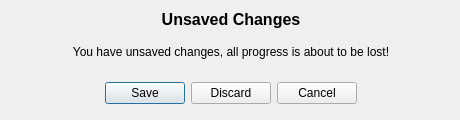
<?xml version="1.0" encoding="UTF-8"?>
<ui version="4.0">
 <class>Dialog</class>
 <widget class="QDialog" name="Dialog">
  <property name="geometry">
   <rect>
    <x>0</x>
    <y>0</y>
    <width>460</width>
    <height>120</height>
   </rect>
  </property>
  <property name="minimumSize">
   <size>
    <width>460</width>
    <height>120</height>
   </size>
  </property>
  <property name="maximumSize">
   <size>
    <width>460</width>
    <height>125</height>
   </size>
  </property>
  <property name="windowTitle">
   <string>Routinely - Unsaved Changes</string>
  </property>
  <widget class="QWidget" name="verticalLayoutWidget">
   <property name="geometry">
    <rect>
     <x>10</x>
     <y>10</y>
     <width>442</width>
     <height>101</height>
    </rect>
   </property>
   <layout class="QVBoxLayout" name="verticalLayout">
    <property name="spacing">
     <number>5</number>
    </property>
    <property name="leftMargin">
     <number>0</number>
    </property>
    <property name="topMargin">
     <number>0</number>
    </property>
    <property name="rightMargin">
     <number>0</number>
    </property>
    <property name="bottomMargin">
     <number>0</number>
    </property>
    <item>
     <widget class="QLabel" name="unsavedTitle">
      <property name="sizePolicy">
       <sizepolicy hsizetype="Preferred" vsizetype="Minimum">
        <horstretch>0</horstretch>
        <verstretch>0</verstretch>
       </sizepolicy>
      </property>
      <property name="font">
       <font>
        <family>System-ui</family>
        <pointsize>12</pointsize>
        <bold>true</bold>
       </font>
      </property>
      <property name="text">
       <string>Unsaved Changes</string>
      </property>
      <property name="alignment">
       <set>Qt::AlignmentFlag::AlignHCenter|Qt::AlignmentFlag::AlignTop</set>
      </property>
     </widget>
    </item>
    <item>
     <widget class="QLabel" name="unsavedText1">
      <property name="sizePolicy">
       <sizepolicy hsizetype="Preferred" vsizetype="Expanding">
        <horstretch>0</horstretch>
        <verstretch>0</verstretch>
       </sizepolicy>
      </property>
      <property name="text">
       <string>You have unsaved changes, all progress is about to be lost!</string>
      </property>
      <property name="alignment">
       <set>Qt::AlignmentFlag::AlignCenter</set>
      </property>
     </widget>
    </item>
    <item>
     <widget class="QDialogButtonBox" name="unsavedButtonBox">
      <property name="sizePolicy">
       <sizepolicy hsizetype="Expanding" vsizetype="Expanding">
        <horstretch>0</horstretch>
        <verstretch>0</verstretch>
       </sizepolicy>
      </property>
      <property name="orientation">
       <enum>Qt::Orientation::Horizontal</enum>
      </property>
      <property name="standardButtons">
       <set>QDialogButtonBox::StandardButton::Cancel|QDialogButtonBox::StandardButton::Discard|QDialogButtonBox::StandardButton::Save</set>
      </property>
      <property name="centerButtons">
       <bool>true</bool>
      </property>
     </widget>
    </item>
   </layout>
  </widget>
 </widget>
 <resources/>
 <connections>
  <connection>
   <sender>unsavedButtonBox</sender>
   <signal>accepted()</signal>
   <receiver>Dialog</receiver>
   <slot>accept()</slot>
   <hints>
    <hint type="sourcelabel">
     <x>248</x>
     <y>254</y>
    </hint>
    <hint type="destinationlabel">
     <x>157</x>
     <y>274</y>
    </hint>
   </hints>
  </connection>
  <connection>
   <sender>unsavedButtonBox</sender>
   <signal>rejected()</signal>
   <receiver>Dialog</receiver>
   <slot>reject()</slot>
   <hints>
    <hint type="sourcelabel">
     <x>316</x>
     <y>260</y>
    </hint>
    <hint type="destinationlabel">
     <x>286</x>
     <y>274</y>
    </hint>
   </hints>
  </connection>
 </connections>
</ui>
